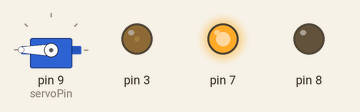
Bench run of a sketch on a simulated Arduino Uno, built with avr-gcc and run on an emulated ATmega328P. Parts: servo, output pins drawn as LEDs (lit = HIGH).

Above: at 0.1 s.
At 20.1 s:
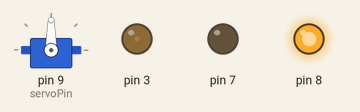
At 39.1 s:
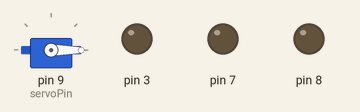
Timing chart, 0 to 40.0 s (numbered marks = the images above):
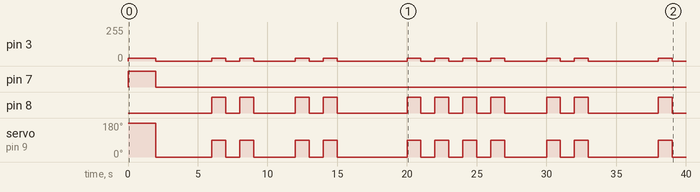

The sketch:

tapcodearrayledpiezo1.ino
```cpp
// C++ code
//
#include <Servo.h>

Servo myservo;
 #define servoPin 9

int angle =0;
// translate sentence with python code to save arduino memory
int s[] = {0,22,42,15,22,0,24,43,0,22,34,34,14};//
void setup()
{
  myservo.attach(servoPin);
  pinMode(8,OUTPUT);
  pinMode(7,OUTPUT);
  pinMode(3,OUTPUT);


}

void loop()
{
  for (int j = 0; j<13;j++){
    if (s[j]==0){
      // go backward for start of word
      // move servo
      myservo.write(180);
      // light green leg
      digitalWrite(7,HIGH);
      // piezo
      analogWrite(3,20);
  	  delay(2000);
      myservo.write(0);
      digitalWrite(7,LOW);
      analogWrite(3,0);
      delay(4000);

    }
    else{
      // start tapping out letter in word
      // use math to get the number in 10s place
        int lttr = s[j];
  		for (int i = 0; i<floor(lttr/10);i++){
  		myservo.write(90);
        digitalWrite(8,HIGH);
        // piezo
        analogWrite(3,20);
  		delay(1000);
  		myservo.write(0);
        digitalWrite(8,LOW);
        analogWrite(3,0);
  		delay(1000);
 		 }
  		// delay between word half
        // use math to get the number in the 1s place
  		delay(2000);
  		for (int i =0; i <lttr%10;i++){
  		myservo.write(90);
        digitalWrite(8,HIGH);
        // piezo
        analogWrite(3,20);
  		delay(1000);
  		myservo.write(0);
        digitalWrite(8,LOW);
        analogWrite(3,0);
  		delay(1000);
  		}
  		// delay between letters
  		delay(4000);
   		 }
  }
}
```

Measured:
- by itself, pin 3: 0/255 → 20/255 at 0.00 s, → 0/255 2.0 s later, → 20/255 4.0 s later, → 0/255 1.0 s later, … (24 changes in this stretch)
- by itself, pin 7: LOW → HIGH at 0.00 s, → LOW 2.0 s later
- by itself, pin 8: LOW → HIGH at 6.0 s, → LOW 1.0 s later, → HIGH 1.0 s later, → LOW 1.0 s later, … (22 changes in this stretch)
- by itself, servo on pin 9 (servoPin): 180° → 0° at 2.0 s, → 90° 4.0 s later, → 0° 1.0 s later, → 90° 1.0 s later, … (23 changes in this stretch)
